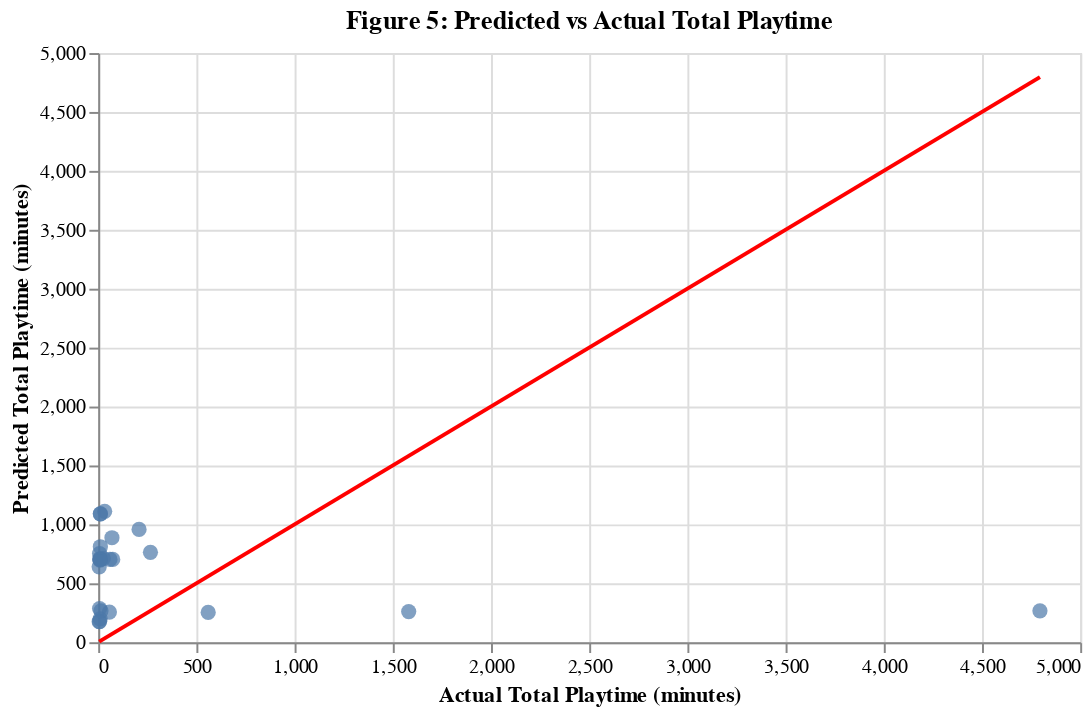

Notebook cell for this chart:
### Code cell
import pandas as pd
import altair as alt

#prediction vs true values
results_df = pd.DataFrame({
    "actual_total_playtime_min": y_test.values,
    "predicted_total_playtime_min": y_pred
})

# scatter plot
scatter = alt.Chart(results_df).mark_circle(size=60, opacity=0.7).encode(
    x=alt.X("actual_total_playtime_min:Q", title="Actual Total Playtime (minutes)"),
    y=alt.Y("predicted_total_playtime_min:Q", title="Predicted Total Playtime (minutes)"),
    tooltip=["actual_total_playtime_min", "predicted_total_playtime_min"]
).properties(
    title="Figure 5: Predicted vs Actual Total Playtime",
    width=500,
    height=300
)

line = alt.Chart(pd.DataFrame({
    "x": [
        results_df["actual_total_playtime_min"].min(),
        results_df["actual_total_playtime_min"].max()
    ]
})).mark_line(color="red").encode(
    x="x:Q",
    y="x:Q"
)

scatter + line

### Figure 1 — Vega-Lite specification as saved in the notebook (floating-point values rounded to 4 significant figures)
{"config": {"view": {"continuousWidth": 300, "continuousHeight": 300}}, "layer": [{"data": {"name": "data-f85a6a67b7fd76bae849b287e582ad67"}, "mark": {"type": "circle", "opacity": 0.7, "size": 60}, "encoding": {"tooltip": [{"field": "actual_total_playtime_min", "type": "quantitative"}, {"field": "predicted_total_playtime_min", "type": "quantitative"}], "x": {"field": "actual_total_playtime_min", "title": "Actual Total Playtime (minutes)", "type": "quantitative"}, "y": {"field": "predicted_total_playtime_min", "title": "Predicted Total Playtime (minutes)", "type": "quantitative"}}, "title": "Figure 5: Predicted vs Actual Total Playtime"}, {"data": {"name": "data-59fd7ce69f3e0044eaa2ae814eb48d99"}, "mark": {"type": "line", "color": "red"}, "encoding": {"x": {"field": "x", "type": "quantitative"}, "y": {"field": "x", "type": "quantitative"}}}], "height": 300, "width": 500, "$schema": "https://vega.github.io/schema/vega-lite/v5.20.1.json", "datasets": {"data-f85a6a67b7fd76bae849b287e582ad67": [{"actual_total_playtime_min": 70.0, "predicted_total_playtime_min": 886.7}, {"actual_total_playtime_min": 5.0, "predicted_total_playtime_min": 640.1}, {"actual_total_playtime_min": 9.0, "predicted_total_playtime_min": 696.1}, {"actual_total_playtime_min": 57.0, "predicted_total_playtime_min": 255.5}, {"actual_total_playtime_min": 1581.0, "predicted_total_playtime_min": 260.5}, {"actual_total_playtime_min": 33.0, "predicted_total_playtime_min": 1111.0}, {"actual_total_playtime_min": 74.0, "predicted_total_playtime_min": 702.3}, {"actual_total_playtime_min": 7.0, "predicted_total_playtime_min": 285.2}, {"actual_total_playtime_min": 8.0, "predicted_total_playtime_min": 708.5}, {"actual_total_playtime_min": 11.0, "predicted_total_playtime_min": 1089.0}, {"actual_total_playtime_min": 10.0, "predicted_total_playtime_min": 199.1}, {"actual_total_playtime_min": 5.0, "predicted_total_playtime_min": 174.3}, {"actual_total_playtime_min": 7.0, "predicted_total_playtime_min": 752.1}, {"actual_total_playtime_min": 26.0, "predicted_total_playtime_min": 710.6}, {"actual_total_playtime_min": 208.0, "predicted_total_playtime_min": 957.4}, {"actual_total_playtime_min": 560.0, "predicted_total_playtime_min": 252.6}, {"actual_total_playtime_min": 7.0, "predicted_total_playtime_min": 175.6}, {"actual_total_playtime_min": 60.0, "predicted_total_playtime_min": 703.0}, {"actual_total_playtime_min": 4795.0, "predicted_total_playtime_min": 266.5}, {"actual_total_playtime_min": 11.0, "predicted_total_playtime_min": 702.3}, {"actual_total_playtime_min": 14.0, "predicted_total_playtime_min": 266.5}, {"actual_total_playtime_min": 9.0, "predicted_total_playtime_min": 703.0}, {"actual_total_playtime_min": 266.0, "predicted_total_playtime_min": 763.2}, {"actual_total_playtime_min": 11.0, "predicted_total_playtime_min": 810.3}, {"actual_total_playtime_min": 11.0, "predicted_total_playtime_min": 1089.0}], "data-59fd7ce69f3e0044eaa2ae814eb48d99": [{"x": 5.0}, {"x": 4795.0}]}}
